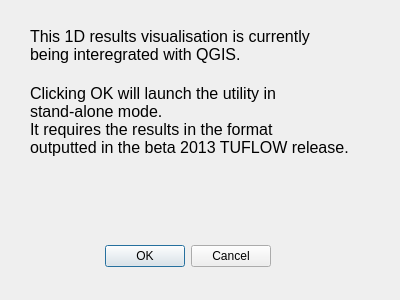
<?xml version="1.0" encoding="UTF-8"?>
<ui version="4.0">
 <class>tuflowqgis_1d_results</class>
 <widget class="QDialog" name="tuflowqgis_1d_results">
  <property name="geometry">
   <rect>
    <x>0</x>
    <y>0</y>
    <width>400</width>
    <height>300</height>
   </rect>
  </property>
  <property name="windowTitle">
   <string>TUFLOW 1D Results Viewer</string>
  </property>
  <widget class="QDialogButtonBox" name="buttonBox">
   <property name="geometry">
    <rect>
     <x>80</x>
     <y>240</y>
     <width>191</width>
     <height>32</height>
    </rect>
   </property>
   <property name="orientation">
    <enum>Qt::Horizontal</enum>
   </property>
   <property name="standardButtons">
    <set>QDialogButtonBox::Cancel|QDialogButtonBox::Ok</set>
   </property>
  </widget>
  <widget class="QLabel" name="label">
   <property name="geometry">
    <rect>
     <x>30</x>
     <y>20</y>
     <width>321</width>
     <height>51</height>
    </rect>
   </property>
   <property name="font">
    <font>
     <pointsize>12</pointsize>
    </font>
   </property>
   <property name="text">
    <string>This 1D results visualisation is currently 
being interegrated with QGIS.</string>
   </property>
  </widget>
  <widget class="QLabel" name="label_2">
   <property name="geometry">
    <rect>
     <x>30</x>
     <y>70</y>
     <width>321</width>
     <height>101</height>
    </rect>
   </property>
   <property name="font">
    <font>
     <pointsize>12</pointsize>
    </font>
   </property>
   <property name="text">
    <string>Clicking OK will launch the utility in 
stand-alone mode. 
It requires the results in the format 
outputted in the beta 2013 TUFLOW release.</string>
   </property>
  </widget>
 </widget>
 <resources/>
 <connections>
  <connection>
   <sender>buttonBox</sender>
   <signal>accepted()</signal>
   <receiver>tuflowqgis_1d_results</receiver>
   <slot>accept()</slot>
   <hints>
    <hint type="sourcelabel">
     <x>248</x>
     <y>254</y>
    </hint>
    <hint type="destinationlabel">
     <x>157</x>
     <y>274</y>
    </hint>
   </hints>
  </connection>
  <connection>
   <sender>buttonBox</sender>
   <signal>rejected()</signal>
   <receiver>tuflowqgis_1d_results</receiver>
   <slot>reject()</slot>
   <hints>
    <hint type="sourcelabel">
     <x>316</x>
     <y>260</y>
    </hint>
    <hint type="destinationlabel">
     <x>286</x>
     <y>274</y>
    </hint>
   </hints>
  </connection>
 </connections>
</ui>
